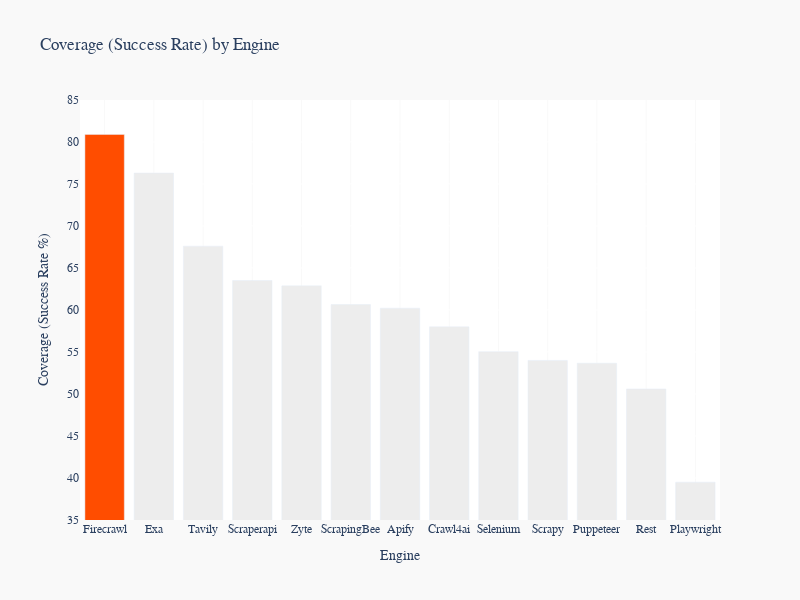

Source (notebook cell):
### Markdown cell above
#### Analysis

### Code cell
# Coverage (Success Rate) Bar Chart
df_sorted_reach = df.sort_values("success_perc", ascending=False)
color_map_reach = {engine: "#FF4D00" if engine == "Firecrawl" else "#EDEDED" for engine in df_sorted_reach["engine_name"]}

fig_reach = px.bar(
    df_sorted_reach,
    x="engine_name",
    y="success_perc",
    color="engine_name",
    color_discrete_map=color_map_reach,
    title="Coverage (Success Rate) by Engine",
)

fig_reach.update_layout(
    xaxis_title="Engine",
    yaxis_title="Coverage (Success Rate %)",
    showlegend=False,
    width=800,
    height=600,
    plot_bgcolor="#FFFFFF",
    paper_bgcolor="#F9F9F9",
    yaxis_range=[35, 85],
    xaxis=dict(
        gridcolor="#F9F9F9",
        tickfont=dict(family="'Geist Mono', 'SF Mono', 'Monaco', 'Inconsolata', 'Roboto Mono', monospace"),
        categoryorder="array",
        categoryarray=df_sorted_reach["engine_name"].tolist(),
    ),
    yaxis=dict(tickfont=dict(family="'Geist Mono', 'SF Mono', 'Monaco', 'Inconsolata', 'Roboto Mono', monospace"), dtick=5),
    font=dict(family="'Geist Mono', 'SF Mono', 'Monaco', 'Inconsolata', 'Roboto Mono', monospace", size=12),
)


fig_reach.show()

### Figure 1 — Plotly figure (JSON) as saved in the notebook; plotly's stock layout.template omitted (floating-point values rounded to 4 significant figures)
{"data": [{"hovertemplate": "engine_name=%{x}<br>success_perc=%{y}<extra></extra>", "legendgroup": "Firecrawl", "marker": {"color": "#FF4D00", "pattern": {"shape": ""}}, "name": "Firecrawl", "orientation": "v", "showlegend": true, "textposition": "auto", "type": "bar", "x": ["Firecrawl"], "xaxis": "x", "y": [80.9], "yaxis": "y"}, {"hovertemplate": "engine_name=%{x}<br>success_perc=%{y}<extra></extra>", "legendgroup": "Exa", "marker": {"color": "#EDEDED", "pattern": {"shape": ""}}, "name": "Exa", "orientation": "v", "showlegend": true, "textposition": "auto", "type": "bar", "x": ["Exa"], "xaxis": "x", "y": [76.3], "yaxis": "y"}, {"hovertemplate": "engine_name=%{x}<br>success_perc=%{y}<extra></extra>", "legendgroup": "Tavily", "marker": {"color": "#EDEDED", "pattern": {"shape": ""}}, "name": "Tavily", "orientation": "v", "showlegend": true, "textposition": "auto", "type": "bar", "x": ["Tavily"], "xaxis": "x", "y": [67.6], "yaxis": "y"}, {"hovertemplate": "engine_name=%{x}<br>success_perc=%{y}<extra></extra>", "legendgroup": "Scraperapi", "marker": {"color": "#EDEDED", "pattern": {"shape": ""}}, "name": "Scraperapi", "orientation": "v", "showlegend": true, "textposition": "auto", "type": "bar", "x": ["Scraperapi"], "xaxis": "x", "y": [63.51], "yaxis": "y"}, {"hovertemplate": "engine_name=%{x}<br>success_perc=%{y}<extra></extra>", "legendgroup": "Zyte", "marker": {"color": "#EDEDED", "pattern": {"shape": ""}}, "name": "Zyte", "orientation": "v", "showlegend": true, "textposition": "auto", "type": "bar", "x": ["Zyte"], "xaxis": "x", "y": [62.88], "yaxis": "y"}, {"hovertemplate": "engine_name=%{x}<br>success_perc=%{y}<extra></extra>", "legendgroup": "ScrapingBee", "marker": {"color": "#EDEDED", "pattern": {"shape": ""}}, "name": "ScrapingBee", "orientation": "v", "showlegend": true, "textposition": "auto", "type": "bar", "x": ["ScrapingBee"], "xaxis": "x", "y": [60.64], "yaxis": "y"}, {"hovertemplate": "engine_name=%{x}<br>success_perc=%{y}<extra></extra>", "legendgroup": "Apify", "marker": {"color": "#EDEDED", "pattern": {"shape": ""}}, "name": "Apify", "orientation": "v", "showlegend": true, "textposition": "auto", "type": "bar", "x": ["Apify"], "xaxis": "x", "y": [60.22], "yaxis": "y"}, {"hovertemplate": "engine_name=%{x}<br>success_perc=%{y}<extra></extra>", "legendgroup": "Crawl4ai", "marker": {"color": "#EDEDED", "pattern": {"shape": ""}}, "name": "Crawl4ai", "orientation": "v", "showlegend": true, "textposition": "auto", "type": "bar", "x": ["Crawl4ai"], "xaxis": "x", "y": [58.0], "yaxis": "y"}, {"hovertemplate": "engine_name=%{x}<br>success_perc=%{y}<extra></extra>", "legendgroup": "Selenium", "marker": {"color": "#EDEDED", "pattern": {"shape": ""}}, "name": "Selenium", "orientation": "v", "showlegend": true, "textposition": "auto", "type": "bar", "x": ["Selenium"], "xaxis": "x", "y": [55.04], "yaxis": "y"}, {"hovertemplate": "engine_name=%{x}<br>success_perc=%{y}<extra></extra>", "legendgroup": "Scrapy", "marker": {"color": "#EDEDED", "pattern": {"shape": ""}}, "name": "Scrapy", "orientation": "v", "showlegend": true, "textposition": "auto", "type": "bar", "x": ["Scrapy"], "xaxis": "x", "y": [54.0], "yaxis": "y"}, {"hovertemplate": "engine_name=%{x}<br>success_perc=%{y}<extra></extra>", "legendgroup": "Puppeteer", "marker": {"color": "#EDEDED", "pattern": {"shape": ""}}, "name": "Puppeteer", "orientation": "v", "showlegend": true, "textposition": "auto", "type": "bar", "x": ["Puppeteer"], "xaxis": "x", "y": [53.67], "yaxis": "y"}, {"hovertemplate": "engine_name=%{x}<br>success_perc=%{y}<extra></extra>", "legendgroup": "Rest", "marker": {"color": "#EDEDED", "pattern": {"shape": ""}}, "name": "Rest", "orientation": "v", "showlegend": true, "textposition": "auto", "type": "bar", "x": ["Rest"], "xaxis": "x", "y": [50.6], "yaxis": "y"}, {"hovertemplate": "engine_name=%{x}<br>success_perc=%{y}<extra></extra>", "legendgroup": "Playwright", "marker": {"color": "#EDEDED", "pattern": {"shape": ""}}, "name": "Playwright", "orientation": "v", "showlegend": true, "textposition": "auto", "type": "bar", "x": ["Playwright"], "xaxis": "x", "y": [39.5], "yaxis": "y"}], "layout": {"barmode": "relative", "font": {"family": "'Geist Mono', 'SF Mono', 'Monaco', 'Inconsolata', 'Roboto Mono', monospace", "size": 12}, "height": 600, "legend": {"title": {"text": "engine_name"}, "tracegroupgap": 0}, "paper_bgcolor": "#F9F9F9", "plot_bgcolor": "#FFFFFF", "showlegend": false, "title": {"text": "Coverage (Success Rate) by Engine"}, "width": 800, "xaxis": {"anchor": "y", "categoryarray": ["Firecrawl", "Exa", "Tavily", "Scraperapi", "Zyte", "ScrapingBee", "Apify", "Crawl4ai", "Selenium", "Scrapy", "Puppeteer", "Rest", "Playwright"], "categoryorder": "array", "domain": [0, 1], "gridcolor": "#F9F9F9", "tickfont": {"family": "'Geist Mono', 'SF Mono', 'Monaco', 'Inconsolata', 'Roboto Mono', monospace"}, "title": {"text": "Engine"}}, "yaxis": {"anchor": "x", "domain": [0, 1], "dtick": 5, "range": [35, 85], "tickfont": {"family": "'Geist Mono', 'SF Mono', 'Monaco', 'Inconsolata', 'Roboto Mono', monospace"}, "title": {"text": "Coverage (Success Rate %)"}}}}
